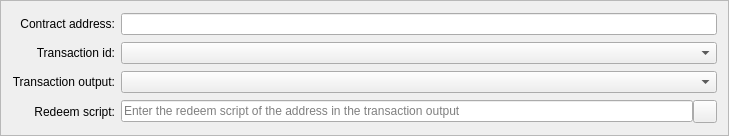
<?xml version="1.0" encoding="UTF-8"?>
<ui version="4.0">
 <class>MultisigInputEntry</class>
 <widget class="QFrame" name="MultisigInputEntry">
  <property name="geometry">
   <rect>
    <x>0</x>
    <y>0</y>
    <width>729</width>
    <height>136</height>
   </rect>
  </property>
  <property name="windowTitle">
   <string>Form</string>
  </property>
  <property name="frameShape">
   <enum>QFrame::StyledPanel</enum>
  </property>
  <property name="frameShadow">
   <enum>QFrame::Sunken</enum>
  </property>
  <layout class="QGridLayout" name="gridLayout">
   <item row="4" column="1">
    <layout class="QHBoxLayout" name="redeemScriptLayout">
     <property name="spacing">
      <number>0</number>
     </property>
     <item>
      <widget class="QValidatedLineEdit" name="redeemScript">
       <property name="enabled">
        <bool>true</bool>
       </property>
       <property name="toolTip">
        <string/>
       </property>
       <property name="placeholderText">
        <string>Enter the redeem script of the address in the transaction output</string>
       </property>
      </widget>
     </item>
     <item>
      <widget class="QToolButton" name="pasteRedeemScriptButton">
       <property name="toolTip">
        <string/>
       </property>
       <property name="text">
        <string/>
       </property>
       <property name="icon">
        <iconset resource="../bitcoin.qrc">
         <normaloff>:/icons/editpaste</normaloff>:/icons/editpaste</iconset>
       </property>
       <property name="shortcut">
        <string>Alt+A</string>
       </property>
      </widget>
     </item>
    </layout>
   </item>
   <item row="4" column="0">
    <widget class="QLabel" name="redeemScriptLabel">
     <property name="text">
      <string>Redeem script:</string>
     </property>
     <property name="alignment">
      <set>Qt::AlignRight|Qt::AlignTrailing|Qt::AlignVCenter</set>
     </property>
     <property name="buddy">
      <cstring>redeemScript</cstring>
     </property>
    </widget>
   </item>
   <item row="3" column="0">
    <widget class="QLabel" name="transactionOutputLabel">
     <property name="text">
      <string>Transaction output:</string>
     </property>
     <property name="alignment">
      <set>Qt::AlignRight|Qt::AlignTrailing|Qt::AlignVCenter</set>
     </property>
    </widget>
   </item>
   <item row="3" column="1">
    <widget class="QComboBox" name="transactionOutput"/>
   </item>
   <item row="1" column="1">
    <layout class="QHBoxLayout" name="transactionIdLayout">
     <property name="spacing">
      <number>0</number>
     </property>
     <item>
      <widget class="QComboBox" name="transactionIdBox"/>
     </item>
    </layout>
   </item>
   <item row="1" column="0">
    <widget class="QLabel" name="transactionIdLabel">
     <property name="text">
      <string>Transaction id:</string>
     </property>
     <property name="alignment">
      <set>Qt::AlignRight|Qt::AlignTrailing|Qt::AlignVCenter</set>
     </property>
    </widget>
   </item>
   <item row="0" column="1">
    <layout class="QHBoxLayout" name="addressSelectionLAyout">
     <item>
      <widget class="QValidatedLineEdit" name="contractAddress"/>
     </item>
    </layout>
   </item>
   <item row="0" column="0">
    <widget class="QLabel" name="label">
     <property name="text">
      <string>Contract address:</string>
     </property>
     <property name="alignment">
      <set>Qt::AlignRight|Qt::AlignTrailing|Qt::AlignVCenter</set>
     </property>
    </widget>
   </item>
  </layout>
 </widget>
 <customwidgets>
  <customwidget>
   <class>QValidatedLineEdit</class>
   <extends>QLineEdit</extends>
   <header>qvalidatedlineedit.h</header>
  </customwidget>
 </customwidgets>
 <resources>
  <include location="../bitcoin.qrc"/>
 </resources>
 <connections/>
</ui>
